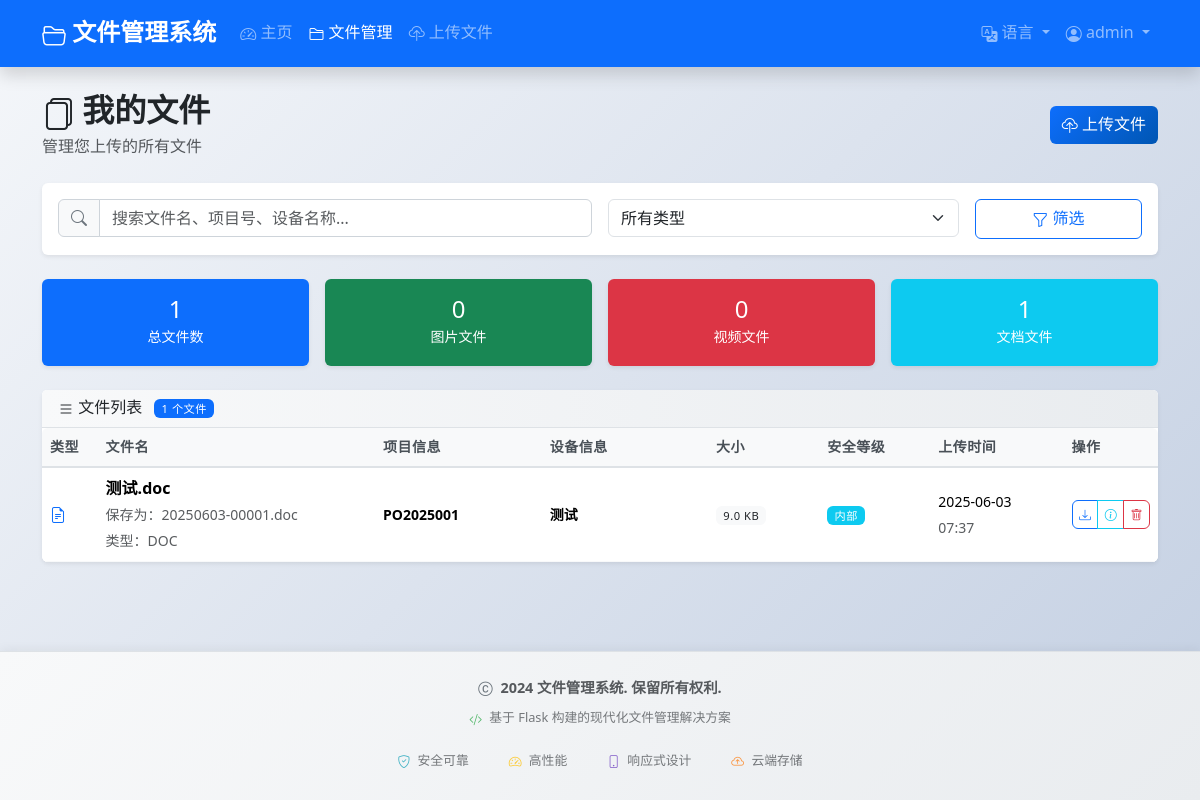
The app's page /files/list (signed in) with its own data.
### app/models.py (models this page shows, shortened)
class User(UserMixin, db.Model):
    __tablename__ = 'users'
    id = db.Column(db.Integer, primary_key=True)
    username = db.Column(db.String(80), unique=True, nullable=False, index=True)
    email = db.Column(db.String(120), unique=True, nullable=False, index=True)
    password_hash = db.Column(db.String(128), nullable=False)
    language = db.Column(db.String(5), default='zh')
    created_at = db.Column(db.DateTime, default=datetime.utcnow)
    is_active = db.Column(db.Boolean, default=True)
    files = db.relationship('File', backref='uploader', lazy='dynamic', cascade='all, delete-orphan')

class File(db.Model):
    __tablename__ = 'files'
    id = db.Column(db.Integer, primary_key=True)
    filename = db.Column(db.String(255), nullable=False, index=True)
    original_filename = db.Column(db.String(255), nullable=False)
    file_path = db.Column(db.String(512), nullable=False)
    file_size = db.Column(db.BigInteger, nullable=False)
    file_type = db.Column(db.String(100))
    mime_type = db.Column(db.String(100))
    description = db.Column(db.Text)
    upload_time = db.Column(db.DateTime, default=datetime.utcnow, index=True)
    category = db.Column(db.String(20), default='file', index=True)
    project_number = db.Column(db.String(100), index=True)     # 项目号
    device_name = db.Column(db.String(200), index=True)        # 设备名称
    content_language = db.Column(db.String(50))                # 语言
    security_level = db.Column(db.String(20), index=True)      # 保密等级
    remarks = db.Column(db.Text)                               # 备注
    product_type = db.Column(db.String(100))        # 产品类型
    product_material = db.Column(db.String(100))    # 产品物料
    image_quality = db.Column(db.String(50))        # 图片质量
    image_number = db.Column(db.String(100))        # 图片编号
    video_quality = db.Column(db.String(50))        # 视频质量
    video_number = db.Column(db.String(100))        # 视频编号
    uploader_id = db.Column(db.Integer, db.ForeignKey('users.id'), nullable=False)
    def format_file_size(self):
        if self.file_size < 1024:
            return f"{self.file_size} B"
        elif self.file_size < 1024 * 1024:
            return f"{self.file_size / 1024:.1f} KB"
        elif self.file_size < 1024 * 1024 * 1024:
            return f"{self.file_size / (1024 * 1024):.1f} MB"
        else:
            return f"{self.file_size / (1024 * 1024 * 1024):.1f} GB"
    def get_security_level_display(self):
        level_map = {
            'public': '公开',
            'internal': '内部',
            'confidential': '机密',
            'secret': '秘密',
            'top_secret': '绝密'
        }
        return level_map.get(self.security_level, '未设置')

### app/blueprints/files.py (the view, shortened to what this page needs)
@files_bp.route('/')
@files_bp.route('/list')
@login_required
def list():
    page = request.args.get('page', 1, type=int)
    search = request.args.get('search', '', type=str)
    category = request.args.get('category', '', type=str)
    per_page = 10
    query = File.query.filter_by(uploader_id=current_user.id)
    if category:
        query = query.filter_by(category=category)
    files = query.order_by(File.upload_time.desc()).paginate(
        page=page, per_page=per_page, error_out=False
    )
    return render_template('files/list.html', files=files, search=search, category=category)

### app/templates/files/list.html (shortened to what this page needs)
{% extends "base.html" %}
{% block content %}
<div class="d-flex justify-content-between align-items-center mb-4">
    <div>
        <h2 class="fw-bold mb-0">
            <i class="bi bi-files"></i> 我的文件
        </h2>
        <p class="text-muted mb-0">管理您上传的所有文件</p>
    </div>
    <div>
        <a href="{{ url_for('files.upload') }}" class="btn btn-primary">
            <i class="bi bi-cloud-upload"></i> 上传文件
        </a>
    </div>
</div>
<div class="card border-0 shadow-sm mb-4">
    <div class="card-body">
        <form method="GET" action="{{ url_for('files.list') }}" class="row g-3">
            <div class="col-md-6">
                <div class="input-group">
                    <span class="input-group-text">
                        <i class="bi bi-search"></i>
                    </span>
                    <input type="text" class="form-control" name="search"
                           value="{{ search }}" placeholder="搜索文件名、项目号、设备名称...">
                </div>
            </div>
            <div class="col-md-4">
                <select class="form-select" name="category">
                    <option value="">所有类型</option>
                </select>
            </div>
            <div class="col-md-2">
                <button type="submit" class="btn btn-outline-primary w-100">
                    <i class="bi bi-funnel"></i> 筛选
                </button>
            </div>
        </form>
    </div>
</div>
{% if files.items %}
<div class="row g-3 mb-4">
    <div class="col-md-3">
        <div class="card border-0 bg-primary text-white">
            <div class="card-body text-center">
                <h4 class="mb-0">{{ files.total }}</h4>
                <small>总文件数</small>
            </div>
        </div>
    </div>
    <div class="col-md-3">
        <div class="card border-0 bg-success text-white">
            <div class="card-body text-center">
                <h4 class="mb-0">{{ files.items | selectattr('category', 'equalto', 'image') | list | length }}</h4>
                <small>图片文件</small>
            </div>
        </div>
    </div>
    <div class="col-md-3">
        <div class="card border-0 bg-danger text-white">
            <div class="card-body text-center">
                <h4 class="mb-0">{{ files.items | selectattr('category', 'equalto', 'video') | list | length }}</h4>
                <small>视频文件</small>
            </div>
        </div>
    </div>
    <div class="col-md-3">
        <div class="card border-0 bg-info text-white">
            <div class="card-body text-center">
                <h4 class="mb-0">{{ files.items | selectattr('category', 'equalto', 'file') | list | length }}</h4>
                <small>文档文件</small>
            </div>
        </div>
    </div>
</div>
{% endif %}
{% if files.items %}
<div class="card border-0 shadow-sm">
    <div class="card-header bg-white">
        <h6 class="mb-0">
            <i class="bi bi-list"></i> 文件列表
            <span class="badge bg-primary ms-2">{{ files.total }} 个文件</span>
        </h6>
    </div>
    <div class="card-body p-0">
        <div class="table-responsive">
            <table class="table table-hover mb-0">
                <thead class="table-light">
                    <tr>
                        <th style="width: 5%;">类型</th>
                        <th style="width: 25%;">文件名</th>
                        <th style="width: 15%;">项目信息</th>
                        <th style="width: 15%;">设备信息</th>
                        <th style="width: 10%;">大小</th>
                        <th style="width: 10%;">安全等级</th>
                        <th style="width: 12%;">上传时间</th>
                        <th style="width: 8%;">操作</th>
                    </tr>
                </thead>
                <tbody>
                    {% for file in files.items %}
                    <tr>
                        <td>
                            {% if file.category == 'file' %}
                                <i class="bi bi-file-earmark-text text-primary" title="文件"></i>
                            {% elif file.category == 'image' %}
                                <i class="bi bi-image text-success" title="图片"></i>
                            {% elif file.category == 'video' %}
                                <i class="bi bi-camera-video text-danger" title="视频"></i>
                            {% else %}
                                <i class="bi bi-file-earmark text-secondary" title="未知"></i>
                            {% endif %}
                        </td>
                        <td>
                            <div>
                                <strong>{{ file.original_filename }}</strong>
                                <br>
                                <small class="text-muted">
                                    保存为：{{ file.filename }}
                                    {% if file.category == 'image' and file.image_number %}
                                        <br>编号：{{ file.image_number }}
                                    {% elif file.category == 'video' and file.video_number %}
                                        <br>编号：{{ file.video_number }}
                                    {% elif file.file_type %}
                                        <br>类型：{{ file.file_type.upper() }}
                                    {% endif %}
                                </small>
                            </div>
                        </td>
                        <td>
                            {% if file.project_number %}
                                <div class="small">
                                    <strong>{{ file.project_number }}</strong>
                                </div>
                            {% else %}
                                <span class="text-muted">-</span>
                            {% endif %}
                        </td>
                        <td>
                            {% if file.device_name %}
                                <div class="small">
                                    <strong>{{ file.device_name }}</strong>
                                </div>
                            {% else %}
                                <span class="text-muted">-</span>
                            {% endif %}
                        </td>
                        <td>
                            <span class="badge bg-light text-dark">{{ file.format_file_size() }}</span>
                        </td>
                        <td>
                            {% if file.security_level %}
                                {% set level_colors = {
                                    'public': 'success',
                                    'internal': 'info',
                                    'confidential': 'warning',
                                    'secret': 'danger',
                                    'top_secret': 'dark'
                                } %}
                                <span class="badge bg-{{ level_colors.get(file.security_level, 'secondary') }}">
                                    {{ file.get_security_level_display() }}
                                </span>
                            {% else %}
                                <span class="text-muted">-</span>
                            {% endif %}
                        </td>
                        <td>
                            <small>{{ file.upload_time.strftime('%Y-%m-%d') }}</small>
                            <br>
                            <small class="text-muted">{{ file.upload_time.strftime('%H:%M') }}</small>
                        </td>
                        <td>
                            <div class="btn-group btn-group-sm" role="group">
                                <a href="{{ url_for('files.download', file_id=file.id) }}"
                                   class="btn btn-outline-primary btn-sm" title="下载">
                                    <i class="bi bi-download"></i>
                                </a>
                                <button type="button" class="btn btn-outline-info btn-sm"
                                        onclick="showFileInfo({{ file.id }})" title="详情">
                                    <i class="bi bi-info-circle"></i>
                                </button>
                                <button type="button" class="btn btn-outline-danger btn-sm"
                                        onclick="deleteFile({{ file.id }}, '{{ file.original_filename }}')" title="删除">
                                    <i class="bi bi-trash"></i>
                                </button>
                            </div>
                        </td>
                    </tr>
                    {% endfor %}
                </tbody>
            </table>
        </div>
    </div>
</div>
{% endif %}
{% endblock %}

### app/templates/base.html (shortened to what this page needs)
<!DOCTYPE html>
<html lang="zh" class="h-100">
<head>
    <link href="https://cdn.jsdelivr.net/npm/bootstrap@5.3.2/dist/css/bootstrap.min.css" rel="stylesheet">
    <link href="https://cdn.jsdelivr.net/npm/bootstrap-icons@1.11.0/font/bootstrap-icons.css" rel="stylesheet">
    <link href="{{ url_for('static', filename='css/main.css') }}" rel="stylesheet">
</head>
<body class="bg-light d-flex flex-column h-100">
    <nav class="navbar navbar-expand-lg navbar-dark bg-primary shadow">
        <div class="container">
            <a class="navbar-brand fw-bold" href="{{ url_for('main.dashboard') }}">
                <i class="bi bi-folder2-open"></i> 文件管理系统
            </a>
            <div class="collapse navbar-collapse" id="navbarNav">
                <ul class="navbar-nav me-auto">
                    {% if current_user.is_authenticated %}
                        <li class="nav-item">
                            <a class="nav-link {% if request.endpoint == 'main.dashboard' %}active{% endif %}" href="{{ url_for('main.dashboard') }}">
                                <i class="bi bi-speedometer2"></i> 主页
                            </a>
                        </li>
                        <li class="nav-item">
                            <a class="nav-link {% if request.endpoint == 'files.list' %}active{% endif %}" href="{{ url_for('files.list') }}">
                                <i class="bi bi-folder2"></i> 文件管理
                            </a>
                        </li>
                        <li class="nav-item">
                            <a class="nav-link {% if request.endpoint == 'files.upload' %}active{% endif %}" href="{{ url_for('files.upload') }}">
                                <i class="bi bi-cloud-upload"></i> 上传文件
                            </a>
                        </li>
                    {% endif %}
                </ul>
                <ul class="navbar-nav">
                    <li class="nav-item dropdown">
                        <a class="nav-link dropdown-toggle" href="#" role="button" data-bs-toggle="dropdown">
                            <i class="bi bi-translate"></i> 语言
                        </a>
                    </li>
                    {% if current_user.is_authenticated %}
                        <li class="nav-item dropdown">
                            <a class="nav-link dropdown-toggle" href="#" role="button" data-bs-toggle="dropdown">
                                <i class="bi bi-person-circle"></i> {{ current_user.username }}
                            </a>
                        </li>
                    {% endif %}
                </ul>
            </div>
        </div>
    </nav>
    <main class="container my-4 flex-grow-1">
        {% block content %}{% endblock %}
    </main>
    <footer class="bg-light border-top py-4 mt-auto">
        <div class="container text-center">
            <div class="row align-items-center">
                <div class="col-md-12">
                    <p class="mb-1 text-muted fw-semibold">
                        <i class="bi bi-c-circle"></i> 2024 文件管理系统. 保留所有权利.
                    </p>
                    <small class="text-muted">
                        <i class="bi bi-code-slash"></i> 基于 Flask 构建的现代化文件管理解决方案
                    </small>
                </div>
            </div>
            <div class="row mt-3">
                <div class="col-12">
                    <div class="d-flex justify-content-center align-items-center gap-4 flex-wrap">
                        <small class="text-muted">
                            <i class="bi bi-shield-check"></i> 安全可靠
                        </small>
                        <small class="text-muted">
                            <i class="bi bi-speedometer2"></i> 高性能
                        </small>
                        <small class="text-muted">
                            <i class="bi bi-phone"></i> 响应式设计
                        </small>
                        <small class="text-muted">
                            <i class="bi bi-cloud-arrow-up"></i> 云端存储
                        </small>
                    </div>
                </div>
            </div>
        </div>
    </footer>
</body>
</html>

### records on screen
User: username "admin"
File: category "file" (drawn), original_filename "测试.doc", filename "20250603-00001.doc", file_type "DOC", project_number "PO2025001", device_name "测试", format_file_size "9.0 KB", security_level "内部", upload_time "2025-06-03", upload_time "07:37"

### other values on screen
{{ files.total }} "1"
